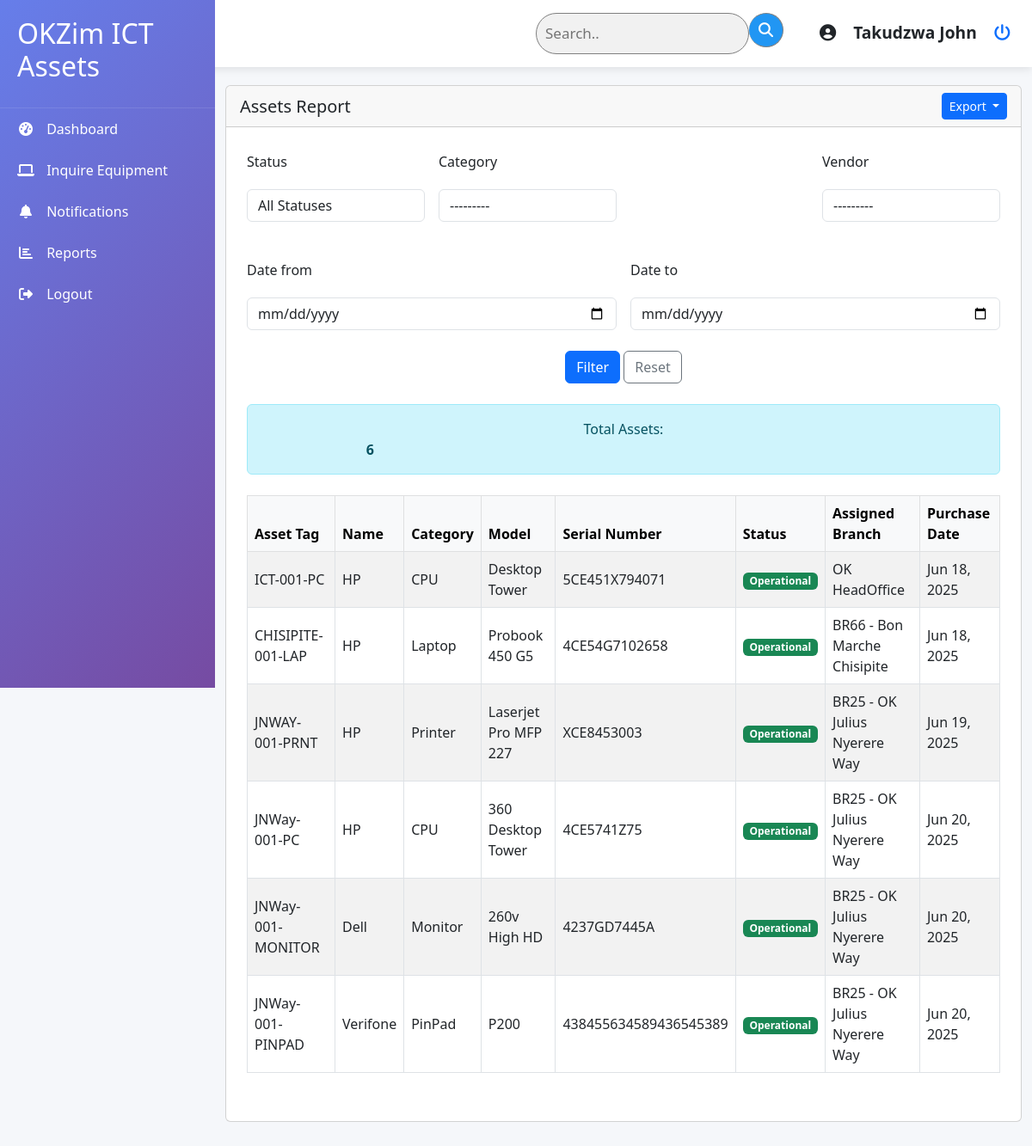
Page /asset_management/reports/assets/ (signed in) on the earlier database version.
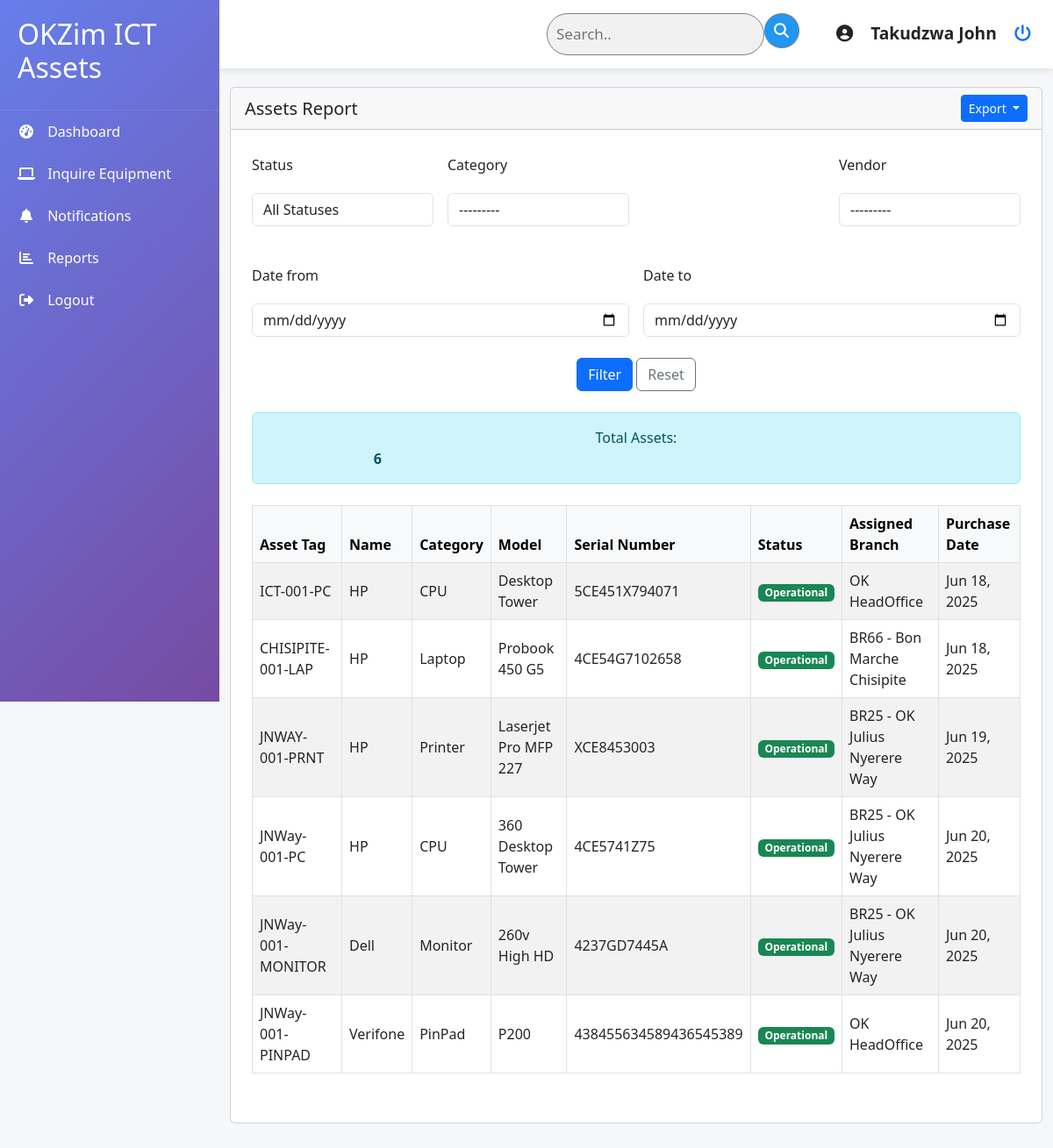
Same page on the later database version.
### asset_management/models.py (models this page shows, shortened)
class Asset(models.Model):
    ASSET_STATUS_CHOICES = [
        ("OPERATIONAL", "Operational"),
        ("NON_OPERATIONAL", "Non-Operational"),
        ("DECOMMISSIONED", "Decommissioned"),
        ("LOST", "Lost"),
        ("STOLEN", "Stolen"),
    ]
    TRANSFER_STATUS = [
        ("PROCESSING", "PROCESSING"),
        ("RECEIVED", "RECEIVED"),
    ]
    asset_tag = models.CharField(max_length=50, unique=True)
    name = models.CharField(max_length=200)
    category = models.ForeignKey(AssetCategory, on_delete=models.PROTECT)
    model = models.CharField(max_length=100)
    serial_number = models.CharField(max_length=100, unique=True)
    purchase_date = models.DateField()
    vendor = models.ForeignKey(Vendor, on_delete=models.PROTECT)
    status = models.CharField(
        max_length=20, choices=ASSET_STATUS_CHOICES, default="OPERATIONAL"
    )
    assigned_department = models.ForeignKey(
        Department, on_delete=models.PROTECT, related_name="assets", null=True, blank=True
    )
    assigned_branch = models.ForeignKey(
        Branch, on_delete=models.PROTECT, related_name="assets", null=True, blank=True
    )
    notes = models.TextField(blank=True)
    created_at = models.DateTimeField(auto_now_add=True)
    updated_at = models.DateTimeField(auto_now=True)
    transfer_status = models.CharField(choices=TRANSFER_STATUS, default="RECEIVED")

class Branch(models.Model):
    branch_name = models.CharField(max_length=100, unique=True)
    branch_code = models.CharField(max_length=5, unique=True)
    def __str__(self):
        if self.branch_name=="OK HeadOffice":
            return f"{self.branch_name}"
        else:
            return f"BR{self.branch_code} - {self.branch_name}"
    class Meta:
        verbose_name_plural = "Branches"

class AssetCategory(models.Model):
    name = models.CharField(max_length=100)
    def __str__(self):
        return self.name
    class Meta:
        verbose_name_plural = "Asset Categories"

### asset_management/views.py (the view, shortened to what this page needs)
# urls.py: path('asset_management/reports/assets/', views.asset_reports, name='asset_reports'),
@login_required
def asset_reports(request):
    assets = Asset.objects.select_related(
        "category",
        "assigned_department",
        "assigned_branch",
    ).all()
    form = AssetReportFilterForm(request.GET or None)
    context = {
        "assets": assets,
        "form": form,
        "total_assets": assets.count(),
    }
    return render(request, "reports/asset_reports.html", context)

### asset_management/models.py (called while the page is built)
    def __str__(self):
        return self.name

### asset_management/templates/reports/asset_reports.html (shortened to what this page needs)
{% extends 'base.html' %}
{% load static %}
{% block content %}
<div class="container-fluid py-4">
  <div class="row">
    <div class="col-12">
      <div class="card mb-4">
        <div class="card-header d-flex justify-content-between align-items-center">
          <h5 class="mb-0">Assets Report</h5>
          <div class="dropdown">
            <button class="btn btn-sm btn-primary dropdown-toggle" type="button" id="exportDropdown" data-bs-toggle="dropdown" aria-expanded="false">
              Export
            </button>
          </div>
        </div>
        <div class="card-body px-4">
          <form method="get" class="mb-4">
            <div class="row g-3">
              <div class="col-md-3">
                <label class="form-label">{{ form.status.label }}</label>
                {{ form.status }}
              </div>
              <div class="col-md-3">
                <label class="form-label">{{ form.category.label }}</label>
                {{ form.category }}
              </div>
              <div class="col-md-3">
                <label class="form-label">{{ form.assigned_branch.label }}</label>
              </div>
              <div class="col-md-3">
                <label class="form-label">{{ form.vendor.label }}</label>
                {{ form.vendor }}
              </div>
            </div>
            <div class="row g-3 mt-3">
              <div class="col-md-6">
                <label class="form-label">{{ form.date_from.label }}</label>
                {{ form.date_from }}
              </div>
              <div class="col-md-6">
                <label class="form-label">{{ form.date_to.label }}</label>
                {{ form.date_to }}
              </div>
            </div>
            <div class="text-center mt-4">
              <button type="submit" class="btn btn-primary">Filter</button>
              <a href="{% url 'asset_reports' %}" class="btn btn-outline-secondary">Reset</a>
            </div>
          </form>
          <div class="alert alert-info text-center">
            Total Assets: <strong>{{ total_assets }}</strong>
          </div>
          <div class="table-responsive my-4">
            <table class="table table-bordered table-striped table-hover align-middle w-100">
              <thead class="table-light">
                <tr>
                  <th>Asset Tag</th>
                  <th>Name</th>
                  <th>Category</th>
                  <th>Model</th>
                  <th>Serial Number</th>
                  <th>Status</th>
                  <th>Assigned Branch</th>
                  <th>Purchase Date</th>
                </tr>
              </thead>
              <tbody>
                {% for asset in assets %}
                <tr>
                  <td>{{ asset.asset_tag }}</td>
                  <td>{{ asset.name }}</td>
                  <td>{{ asset.category }}</td>
                  <td>{{ asset.model }}</td>
                  <td>{{ asset.serial_number }}</td>
                  <td>
                    <span class="badge
                      {% if asset.status == 'OPERATIONAL' %} bg-success
                      {% elif asset.status == 'NON_OPERATIONAL' %} bg-warning
                      {% elif asset.status == 'DECOMMISSIONED' %} bg-secondary
                      {% else %} bg-danger {% endif %}">
                      {{ asset.get_status_display }}
                    </span>
                  </td>
                  <td>{{ asset.assigned_branch }}</td>
                  <td>{{ asset.purchase_date|date:"M d, Y" }}</td>
                </tr>
                {% empty %}
                <tr>
                  <td colspan="8" class="text-center py-4">No assets found matching your criteria.</td>
                </tr>
                {% endfor %}
              </tbody>
            </table>
          </div>
        </div>
      </div>
    </div>
  </div>
</div>
{% endblock %}

Differences in the rows shown:
changed Asset "JNWay-001-PINPAD": assigned_branch "BR25 - OK Julius Nyerere Way" → "OK HeadOffice"
